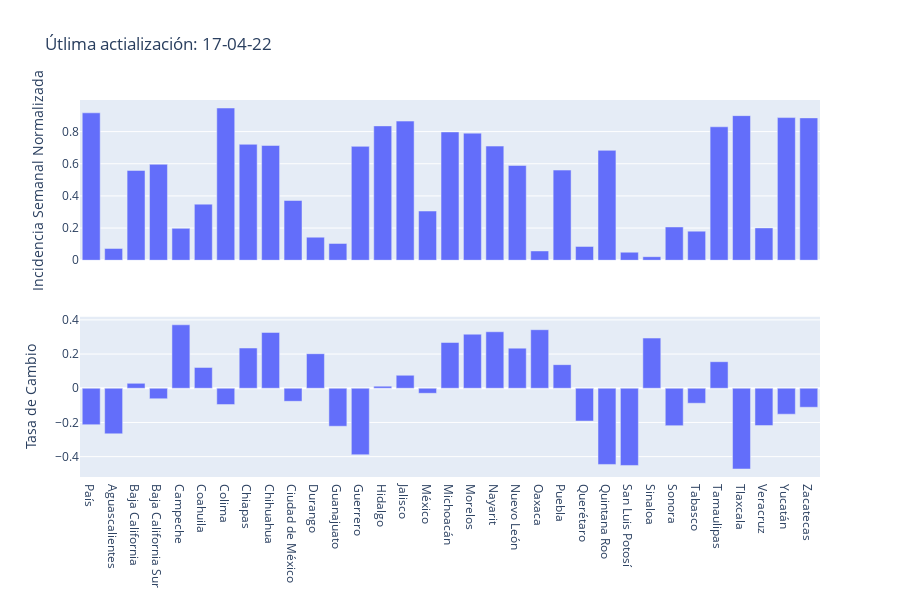

The cell this chart's notebook holds for it:
### Code cell
fig1 = px.bar(df_Entities, x='Entidad', y='Incidencia Semanal Normalizada')
fig2 = px.bar(df_Entities, x='Entidad', y='Tasa de Cambio')

fig = make_subplots(rows=2, cols=1)
fig.add_trace(fig1['data'][0], row=1, col=1)
fig.add_trace(fig2['data'][0], row=2, col=1)
fig.update_layout(title_text="Útlima actialización: "+pd.to_datetime('today') .strftime('%d-%m-%y'),
    height=600
    )
fig.update_xaxes(showticklabels=False, title=None, row=1, col=1)
fig.update_yaxes(title="Incidencia Semanal Normalizada", row=1, col=1)
fig.update_yaxes(title="Tasa de Cambio", row=2, col=1)

fig.show()
fig.write_html("../docs/Fig01.html")

### Figure 1 — Plotly figure (JSON) as saved in the notebook; plotly's stock layout.template omitted (floating-point values rounded to 4 significant figures)
{"data": [{"alignmentgroup": "True", "hovertemplate": "Entidad=%{x}<br>Incidencia Semanal Normalizada=%{y}<extra></extra>", "legendgroup": "", "marker": {"color": "#636efa", "pattern": {"shape": ""}}, "name": "", "offsetgroup": "", "orientation": "v", "showlegend": false, "textposition": "auto", "type": "bar", "x": ["País", "Aguascalientes", "Baja California", "Baja California Sur", "Campeche", "Coahuila", "Colima", "Chiapas", "Chihuahua", "Ciudad de México", "Durango", "Guanajuato", "Guerrero", "Hidalgo", "Jalisco", "México", "Michoacán", "Morelos", "Nayarit", "Nuevo León", "Oaxaca", "Puebla", "Querétaro", "Quintana Roo", "San Luis Potosí", "Sinaloa", "Sonora", "Tabasco", "Tamaulipas", "Tlaxcala", "Veracruz", "Yucatán", "Zacatecas"], "xaxis": "x", "y": [0.9169, 0.07332, 0.5585, 0.5967, 0.1982, 0.3489, 0.9468, 0.721, 0.7138, 0.3715, 0.1434, 0.1045, 0.7083, 0.8356, 0.8654, 0.306, 0.7979, 0.7905, 0.71, 0.5894, 0.05769, 0.5607, 0.08591, 0.6834, 0.04987, 0.02203, 0.2069, 0.181, 0.83, 0.8994, 0.201, 0.8873, 0.8855], "yaxis": "y"}, {"alignmentgroup": "True", "hovertemplate": "Entidad=%{x}<br>Tasa de Cambio=%{y}<extra></extra>", "legendgroup": "", "marker": {"color": "#636efa", "pattern": {"shape": ""}}, "name": "", "offsetgroup": "", "orientation": "v", "showlegend": false, "textposition": "auto", "type": "bar", "x": ["País", "Aguascalientes", "Baja California", "Baja California Sur", "Campeche", "Coahuila", "Colima", "Chiapas", "Chihuahua", "Ciudad de México", "Durango", "Guanajuato", "Guerrero", "Hidalgo", "Jalisco", "México", "Michoacán", "Morelos", "Nayarit", "Nuevo León", "Oaxaca", "Puebla", "Querétaro", "Quintana Roo", "San Luis Potosí", "Sinaloa", "Sonora", "Tabasco", "Tamaulipas", "Tlaxcala", "Veracruz", "Yucatán", "Zacatecas"], "xaxis": "x2", "y": [-0.2129, -0.2665, 0.02877, -0.06144, 0.3713, 0.1218, -0.09551, 0.2353, 0.3264, -0.07636, 0.2021, -0.2223, -0.3887, 0.01226, 0.07584, -0.02938, 0.2677, 0.3162, 0.3304, 0.2347, 0.3425, 0.1381, -0.1919, -0.4456, -0.4516, 0.2936, -0.2186, -0.08759, 0.1554, -0.4722, -0.2183, -0.1516, -0.1112], "yaxis": "y2"}], "layout": {"height": 600, "title": {"text": "Útlima actialización: 17-04-22"}, "xaxis": {"anchor": "y", "domain": [0, 1], "showticklabels": false, "title": {}}, "xaxis2": {"anchor": "y2", "domain": [0, 1]}, "yaxis": {"anchor": "x", "domain": [0.575, 1], "title": {"text": "Incidencia Semanal Normalizada"}}, "yaxis2": {"anchor": "x2", "domain": [0, 0.425], "title": {"text": "Tasa de Cambio"}}}}
